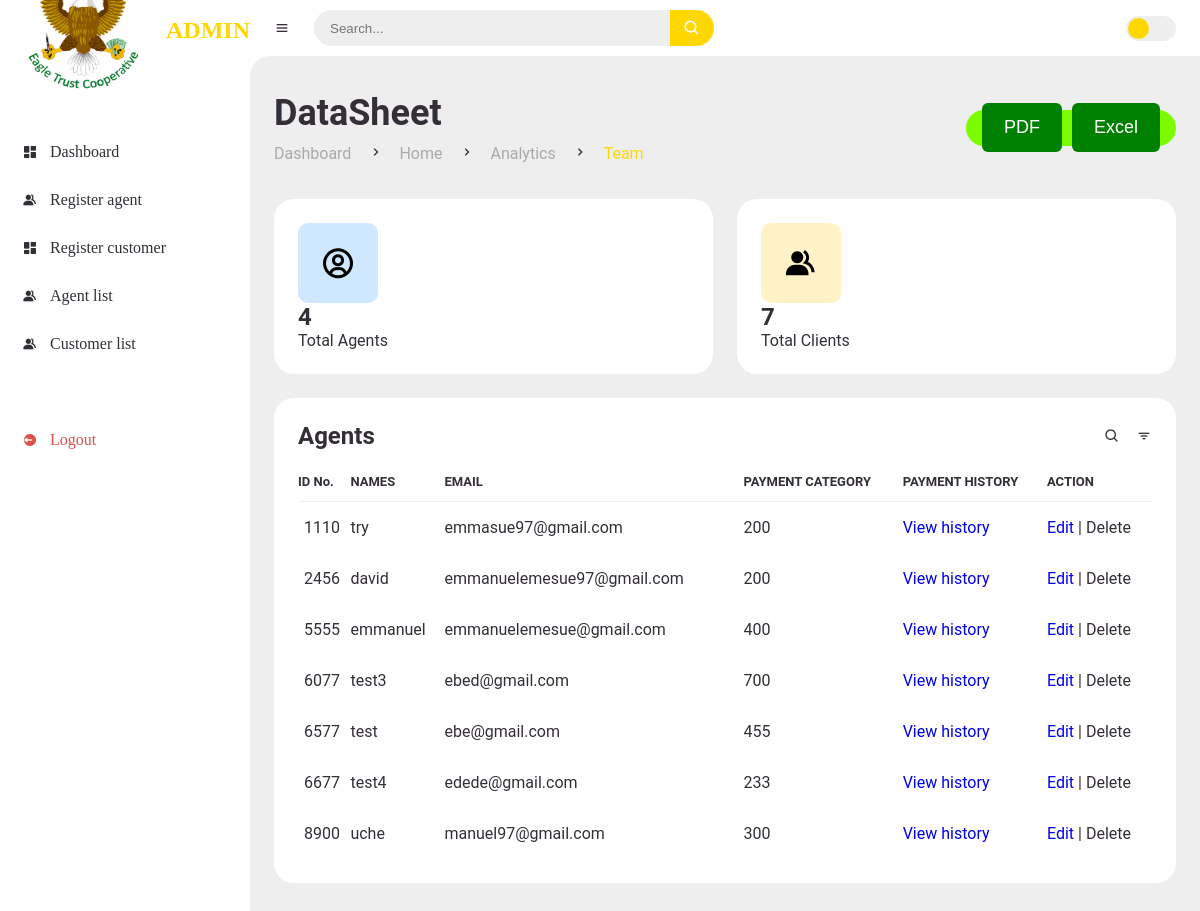
The page /customers/ (signed in) on the database its author committed.
### dashboard/models.py (models this page shows, shortened)
class Customer(models.Model):
    customer_id = models.IntegerField(primary_key=True, max_length=5,unique=True)
    username = models.CharField(max_length=255, unique=True)
    email = models.EmailField(unique=True)
    date_created = models.DateTimeField(auto_now_add=True, null=True)
    payment_category = models.IntegerField(default=0)
    phone_number = models.CharField(max_length=11,null=True,unique=True)

### dashboard/views.py (the view)
# urls.py: path('customers/', views.CustomerList.as_view(), name="customer_list"),
@method_decorator(login_required, name='dispatch')
class CustomerList(ListView):
    model = Customer
    template_name = 'dashboard/admin/customer_list.html'
    context_object_name = 'customer_list'  # Specify the context variable name for the queryset
    def get_queryset(self):
        return Customer.objects.all()
    def get_context_data(self, **kwargs):
        context = super().get_context_data(**kwargs)
        total_agents = Agent.objects.count()
        total_customer = Customer.objects.count()
        context['total_agents'] = total_agents
        context['total_customer'] = total_customer
        return context

### templates/dashboard/admin/customer_list.html (shortened to what this page needs)
{% extends 'main/admin_main.html' %}
{% load static %}
{% block content %}
		<main>
			<div class="head-title">
				<div class="left">
					<h1>DataSheet</h1>
					<ul class="breadcrumb">
						<li>
							<a href="index.html">Dashboard</a>
						</li>
						<li><i class='bx bx-chevron-right' ></i></li>
						<li>
							<a href="index.html">Home</a>
						</li>
                        <li><i class='bx bx-chevron-right' ></i></li>
						<li>
							<a  href="admin_analytics.html">Analytics</a>
						</li>
                        <li><i class='bx bx-chevron-right' ></i></li>
						<li class="active">
							<a class="active" href="admin_analytics.html">Team</a>
						</li>
					</ul>
				</div>
				<div class="btn-download">
					<button class="text" id="export-pdf">PDF</button>
					<button id="downloadexcel">Excel</button>
				</div>
			</div>
            <ul class="box-info">
				<li>
                    <a href="agent.html">
                        <i class='bx bx-user-circle'></i>
                        <span class="text">
                            <h3>{{total_agents}}</h3>
                            <p>Total Agents</p>
                        </span>
                    </a>
				</li>
				<li>
                    <a href="client.html">
                        <i class='bx bxs-group' ></i>
                        <span class="text">
                            <h3>{{total_customer}}</h3>
                            <p>Total Clients</p>
                        </span>
                    </a>
				</li>
			</ul>
			<div class="table-data">
				<div class="order">
					<div class="head">
						<h3>Agents</h3>
						<i class='bx bx-search' ></i>
						<i class='bx bx-filter' ></i>
					</div>
<table id="table">
    <thead>
        <tr>
            <th>ID No.</th>
            <th>NAMES</th>
            <th>EMAIL</th>
            <th>PAYMENT CATEGORY</th>
            <th>PAYMENT HISTORY</th>
            <th>ACTION</th>
        </tr>
    </thead>
    <tbody>
        {% for customer in customer_list %}
        <tr>
            <td>{{ customer.customer_id }}</td>
            <td>{{ customer.username }}</td>
            <td>{{ customer.email }}</td>
            <td>{{ customer.payment_category }}</td>
            <td><a href="{% url 'admin_payment_history' user_id=customer.customer_id %}">View history</a></td>
            <td>
				<a href="{% url 'customer_edit' pk=customer.pk %}">Edit</a> |
				<a data-modal-target="#modal" data-customer-id="{{ customer.id }}" class="delete-button">Delete</a>
			</td>
        </tr>
        {% empty %}
        <tr>
            <td colspan="6">No data available</td>
        </tr>
        {% endfor %}
    </tbody>
</table>
  </div>
				</div>
		</main>
	</section>
{% endblock %}

### static/css/style.css (style rules this page uses)
* { margin: 0; padding: 0; box-sizing: border-box; }
a { text-decoration: none; }
li { list-style: none; }
:root { --poppins: 'ROBOTO'; --lato: 'SEGOI UI'; --light: #Fff; --blue:#FFD700; --light-blue: #CFE8FF; --grey: #eee; --dark-grey: #AAAAAA; --dark: #342E37; --red: #DB504A; --yellow: #FFCE26; --light-yellow: #FFF2C6; --orange: #FD7238; --light-orange: #FFE0D3; }
html { overflow-x: hidden; }
body { background: var(--grey); overflow-x: hidden; }
#content main { width: 100%; padding: 36px 24px; font-family: var(--poppins); max-height: calc(100vh - 56px); overflow-y: auto; }
#content main .head-title { display: flex; align-items: center; justify-content: space-between; grid-gap: 16px; flex-wrap: wrap; }
#content main .head-title .left h1 { font-size: 36px; font-weight: 600; margin-bottom: 10px; color: var(--dark); }
#content main .head-title .left .breadcrumb { display: flex; align-items: center; grid-gap: 16px; }
#content main .head-title .left .breadcrumb li { color: var(--dark); }
#content main .head-title .left .breadcrumb li a { color: var(--dark-grey); pointer-events: none; }
#content main .head-title .left .breadcrumb li a.active { color: var(--blue); pointer-events: unset; }
#content main .head-title .btn-download { height: 36px; padding: 0 16px; border-radius: 36px; background: #7CFC00; color: black; display: flex; justify-content: center; align-items: center; grid-gap: 10px; font-weight: 500; }
#content main .box-info { display: grid; grid-template-columns: repeat(auto-fit, minmax(240px, 1fr)); grid-gap: 24px; margin-top: 36px; }
#content main .box-info li { padding: 24px; background: var(--light); border-radius: 20px; display: flex; align-items: center; grid-gap: 24px; }
#content main .box-info li .bx { width: 80px; height: 80px; border-radius: 10px; font-size: 36px; display: flex; justify-content: center; align-items: center; }
#content main .box-info li:nth-child(1) .bx { background: var(--light-blue); color: black; }
#content main .box-info li:nth-child(2) .bx { background: var(--light-yellow); color: black; }
#content main .box-info li .text h3 { font-size: 24px; font-weight: 600; color: var(--dark); }
#content main .box-info li .text p { color: var(--dark); }
#content main .table-data { display: flex; flex-wrap: wrap; grid-gap: 24px; margin-top: 24px; width: 100%; color: var(--dark); }
#content main .table-data > div { border-radius: 20px; background: var(--light); padding: 24px; overflow-x: auto; }
#content main .table-data .head { display: flex; align-items: center; grid-gap: 16px; margin-bottom: 24px; }
#content main .table-data .head h3 { margin-right: auto; font-size: 24px; font-weight: 600; }
#content main .table-data .head .bx { cursor: pointer; }
#content main .table-data .order { flex-grow: 1; flex-basis: 500px; }
#content main .table-data .order table { width: 100%; border-collapse: collapse; }
#content main .table-data .order table th { padding-bottom: 12px; font-size: 13px; text-align: left; border-bottom: 1px solid var(--grey); }
#content main .table-data .order table td { padding: 16px 0; }
#content main .table-data .order table tr td:first-child { display: flex; align-items: center; grid-gap: 12px; padding-left: 6px; }

### static/css/payment.css (style rules this page uses)
button { font-size: 18px; font-weight: 400; color: #fff; padding: 14px 22px; border: none; background: green; border-radius: 6px; cursor: pointer; }

### static/css/modal.css (style rules this page uses)
*, *::after, *::before { box-sizing: border-box; }

### rows shown on the page
Customer: customer_id "1110", username "try", email "emmasue97@gmail.com", payment_category "200"
Customer: customer_id "2456", username "david", email "emmanuelemesue97@gmail.com", payment_category "200"
Customer: customer_id "5555", username "emmanuel", email "emmanuelemesue@gmail.com", payment_category "400"
Customer: customer_id "6077", username "test3", email "ebed@gmail.com", payment_category "700"
Customer: customer_id "6577", username "test", email "ebe@gmail.com", payment_category "455"
Customer: customer_id "6677", username "test4", email "edede@gmail.com", payment_category "233"
Customer: customer_id "8900", username "uche", email "manuel97@gmail.com", payment_category "300"

### other values the page prints
{{ total_agents }} "4"
{{ total_customer }} "7"
